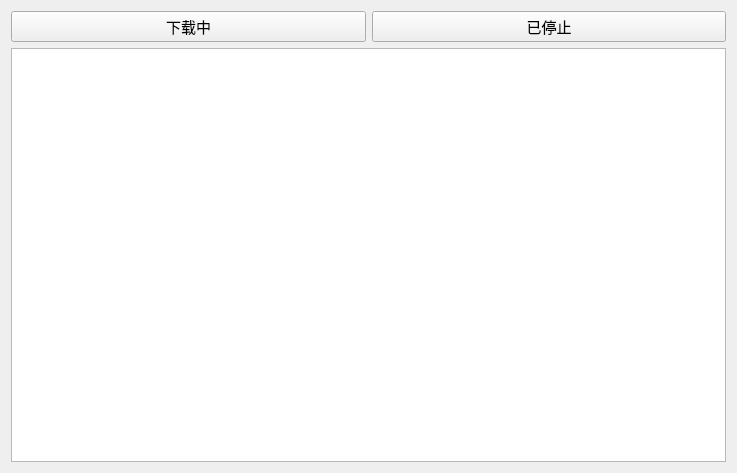
<?xml version="1.0" encoding="UTF-8"?>
<ui version="4.0">
 <class>FrmDownloadList</class>
 <widget class="QWidget" name="FrmDownloadList">
  <property name="geometry">
   <rect>
    <x>0</x>
    <y>0</y>
    <width>737</width>
    <height>473</height>
   </rect>
  </property>
  <property name="windowTitle">
   <string>Form</string>
  </property>
  <layout class="QVBoxLayout" name="verticalLayout">
   <item>
    <layout class="QHBoxLayout" name="horizontalLayout">
     <item>
      <widget class="QPushButton" name="btnTabDownloading">
       <property name="minimumSize">
        <size>
         <width>281</width>
         <height>31</height>
        </size>
       </property>
       <property name="maximumSize">
        <size>
         <width>16777215</width>
         <height>31</height>
        </size>
       </property>
       <property name="font">
        <font>
         <pointsize>11</pointsize>
        </font>
       </property>
       <property name="text">
        <string>下载中</string>
       </property>
       <property name="checkable">
        <bool>true</bool>
       </property>
      </widget>
     </item>
     <item>
      <widget class="QPushButton" name="btnTabStopped">
       <property name="minimumSize">
        <size>
         <width>281</width>
         <height>31</height>
        </size>
       </property>
       <property name="font">
        <font>
         <pointsize>11</pointsize>
        </font>
       </property>
       <property name="text">
        <string>已停止</string>
       </property>
       <property name="checkable">
        <bool>true</bool>
       </property>
      </widget>
     </item>
    </layout>
   </item>
   <item>
    <widget class="QListWidget" name="listWidget"/>
   </item>
  </layout>
 </widget>
 <resources/>
 <connections/>
</ui>
